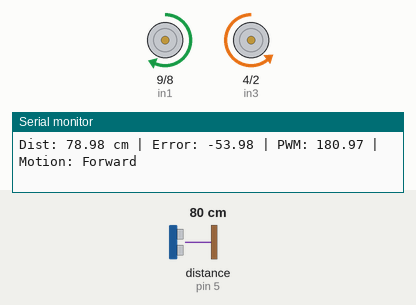
A sketch run on a simulated Arduino Uno, built with avr-gcc and run on an emulated ATmega328P. Shown: motor-driver pin pairs drawn as motors (green arrow = first pin HIGH = forward, orange = second pin HIGH = backward, longer = more drive, scaled by the enable pin), the last lines printed to the serial monitor. Wiring (inferred from the names in the program): ultrasonic range finder: trigger pin 6; echo pin 5. The inputs (shaded band) are chosen by the test bench; at power-on: distance to the obstacle (sensor on pin 5) 80 cm. The echo pulse lasts 58.3 µs per cm.

Above: at 1.2 s.
1.3 s: distance to the obstacle (sensor on pin 5) set to 2 cm
At 1.45 s:
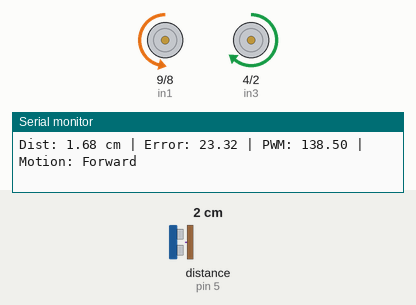
At 3.85 s:
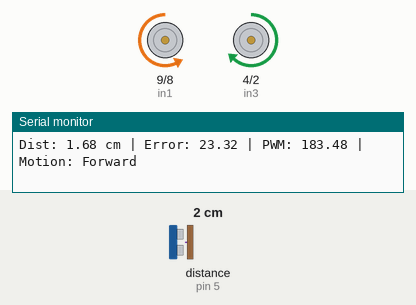
4.3 s: distance to the obstacle (sensor on pin 5) set to 120 cm
At 5.9 s:
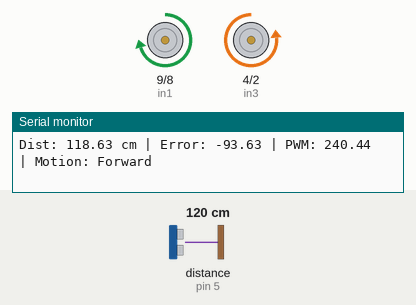
7.3 s: distance to the obstacle (sensor on pin 5) set to 9 cm
At 7.45 s:
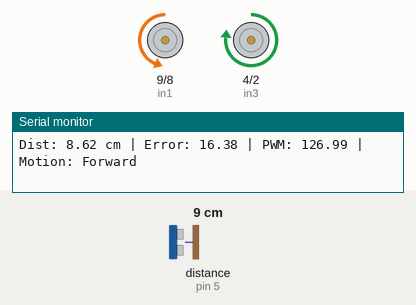
10.3 s: distance to the obstacle (sensor on pin 5) set to 28 cm
13.3 s: distance to the obstacle (sensor on pin 5) set to 4 cm
16.3 s: distance to the obstacle (sensor on pin 5) set to 35 cm
Timing chart, 0 to 20.3 s (numbered marks = the images above; inputs shaded):
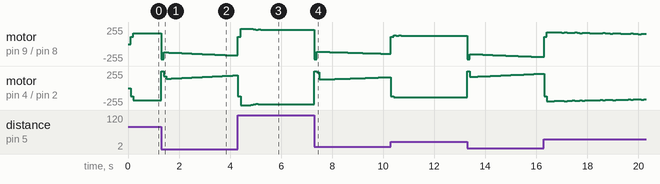

The sketch:

range-balancing-bot.ino
```cpp
// === Pin Definitions ===
#define trigPin 6
#define echoPin 5

#define enA 10
#define in1 9
#define in2 8
#define enB 3
#define in3 4
#define in4 2

// === PID Variables ===
double Kp = 1.5;    // Proportional gain
double Ki = 0.80;     // Integral gain
double Kd = 1.2;    // Derivative gain

double setPoint = 25.0;  // Target distance (cm)
double setpointVariance = 0.5; // Acceptable deviation (cm)
double Input;            // Measured distance
double Output;           // Motor speed (0–255)

double propError;
double lastPropError = 0;
double integralError = 0;
double diffError;
const double outputLimitMin = 125;
const double outputLimitMax = 255;

unsigned long currentTime;
unsigned long previousTime = 0;
const float SAMPLE_TIME_SEC = 0.1;

// === Function Declarations ===
float getDistance();
double computePID();
void moveForward(double speed);
void moveBackward(double speed);
void stopMotors();

void setup() {
  Serial.begin(9600);
  pinMode(trigPin, OUTPUT);
  pinMode(echoPin, INPUT);

  pinMode(enA, OUTPUT);
  pinMode(in1, OUTPUT);
  pinMode(in2, OUTPUT);

  pinMode(enB, OUTPUT);
  pinMode(in3, OUTPUT);
  pinMode(in4, OUTPUT);

  previousTime = millis();
  Serial.println("PID Distance Controller Initialized");
}

void loop() {
  currentTime = millis();

  if ((currentTime - previousTime) >= (SAMPLE_TIME_SEC * 1000)) {
    Input = getDistance();        // Get current distance
    Output = computePID();        // Compute speed output (105–255)

    previousTime = currentTime;

    Serial.print("Dist: "); Serial.print(Input);
    Serial.print(" cm | Error: "); Serial.print(propError);
    Serial.print(" | PWM: "); Serial.print(Output);
    Serial.print(" | Motion: ");

    // --- Control logic based on distance ---
    if (Input < 1.0) { // No reading, safety system
      stopMotors();
    }
    else if (Input > setPoint + setpointVariance) {
      moveForward(Output); // Move forward faster when far
    }
    else if (Input < setPoint - setpointVariance) {
      moveBackward(Output); // Move backward gently when too close
    }
    else {
      stopMotors(); // Stay still near target
    }
  }
}

// === Distance Function ===
float getDistance() {
  digitalWrite(trigPin, LOW);
  delayMicroseconds(2);
  digitalWrite(trigPin, HIGH);
  delayMicroseconds(10);
  digitalWrite(trigPin, LOW);
  float duration = pulseIn(echoPin, HIGH);
  return duration * 0.034 / 2.0;
}

// === PID Computation ===
double computePID() {
  double deltaTime = (double)(currentTime - previousTime) / 1000.0;

  propError = setPoint - Input;
  double pTerm = fabs(Kp * propError);

  integralError += propError * deltaTime;
  integralError = constrain(integralError, outputLimitMin, outputLimitMax);
  double iTerm = Ki * integralError;

  diffError = (propError - lastPropError) / deltaTime;
  double dTerm = Kd * diffError;

  double output = pTerm + iTerm + dTerm;
  output = constrain(output, outputLimitMin, outputLimitMax);

  lastPropError = propError;
  return output;
}

// === Motor Control ===
void moveForward(double speed) {
  analogWrite(enA, speed*0.9);
  analogWrite(enB, speed);

  digitalWrite(in1, HIGH);
  digitalWrite(in2, LOW);
  digitalWrite(in3, LOW);
  digitalWrite(in4, HIGH);

  Serial.println("Forward");
}

void moveBackward(double speed) {
  analogWrite(enA, speed*0.9);
  analogWrite(enB, speed);

  digitalWrite(in1, LOW);
  digitalWrite(in2, HIGH);
  digitalWrite(in3, HIGH);
  digitalWrite(in4, LOW);

  Serial.println("Forward");
}

void stopMotors() {
  analogWrite(enA, 0);
  analogWrite(enB, 0);

  Serial.println("Stopped");
}
```
